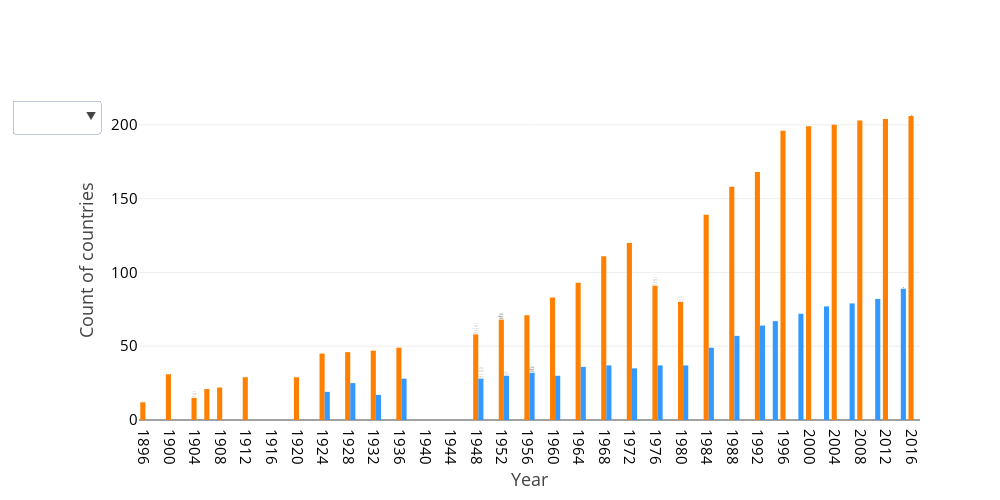

Write notebook code for a chart like this one.
### Code cell
init_notebook_mode(connected=True)

years = df2.Year.values.tolist()
years_txt = [str(y) for y in years]
data1 = go.Bar(x=df3.Year, y=df3.NOC, text=df3.text, hoverinfo='text', marker=dict(color='#ff8000'), name='Summer', 
               showlegend=False)

years2 = df4.Year.values.tolist()
years2_txt = [str(y) for y in years2]
data2 = go.Bar(x=df5.Year, y=df5.NOC, text=df5.text, hoverinfo='text', marker=dict(color='#3399ff'), name='Winter', 
               showlegend=False)

data = [data1, data2]

annotations1 = [dict(x=1904, y=15, xref='x', yref='y', text='Russo-Japanese War', ax=1, ay=-200,
                    font=dict(size=15, color='#34495e'), align='center', arrowwidth=2, bordercolor='red', 
                    borderwidth=0, borderpad=0, bgcolor='#fbfcfc', opacity=0.8), 
               dict(x=1914, y=0, xref='x', yref='y', text='World War I', ax=1, ay=-180, 
                    font=dict(size=15, color='#34495e'), align='center', arrowwidth=2, bordercolor='red',
                    borderwidth=0, borderpad=0, bgcolor='#fbfcfc', opacity=0.8), 
               dict(x=1940, y=0, xref='x', yref='y', text='World War II', ax=1, ay=-180, 
                    font=dict(size=15, color='#34495e'), align='center', arrowwidth=2, bordercolor='red',
                    borderwidth=0, borderpad=0, bgcolor='#fbfcfc', opacity=0.8), 
               dict(x=1980, y=80, xref='x', yref='y', text='Soviet invasion of Afghanistan', ax=1, ay=-200,
                    font=dict(size=15, color='#34495e'), align='center', arrowwidth=2, bordercolor='red', 
                    borderwidth=0, borderpad=0, bgcolor='#fbfcfc', opacity=0.8)]
annotations2 = [dict(x=1940, y=0, xref='x', yref='y', text='World War II', ax=1, ay=-180, 
                    font=dict(size=15, color='#34495e'), align='center', arrowwidth=2, bordercolor='blue',
                    borderwidth=0, borderpad=0, bgcolor='#fbfcfc', opacity=0.8), 
               dict(x=1994, y=67, xref='x', yref='y', text='Summer and Winter games seperated', ax=1, ay=-200,
                    font=dict(size=15, color='#34495e'), align='center', arrowwidth=2, bordercolor='blue', 
                    borderwidth=0, borderpad=0, bgcolor='#fbfcfc', opacity=0.8)]
                    
updatemenus = list([dict(active=-1, buttons=list([   
            dict(label='Summer', method='update',
                 args = [{'visible': [True, False]}, {'title': 'Participation in Summer Olympics', 
                                                      'annotations': annotations1, 'titlefont': dict(size=20)}]),
            dict(label='Winter', method='update',
                 args = [{'visible': [False, True]}, {'title': 'Participation in Winter Olympics', 
                                                      'annotations': annotations2, 'titlefont': dict(size=20)}])
            ]))])

layout1 = dict(showlegend=False, updatemenus=updatemenus, height=500, width=1000, 
              xaxis=dict(title='Year', titlefont=dict(size=18), showticklabels=True, tickfont=dict(size=15, color='black'), 
                        dtick=4), 
               yaxis=dict(title='Count of countries', titlefont=dict(size=18), showticklabels=True, 
                               tickfont=dict(size=15, color='black')))

fig1 = go.Figure(data, layout=layout1)
plotly.offline.iplot(fig1, filename='Olympics1')

### Figure 1 — Plotly figure (JSON) as saved in the notebook; plotly's stock layout.template omitted (floating-point values rounded to 4 significant figures)
{"data": [{"hoverinfo": "text", "marker": {"color": "#ff8000"}, "name": "Summer", "showlegend": false, "text": ["1896<br>12 participting teams", "", "1904<br>Absent:<br>Russia<br>Japan", "", "", "", "", "", "", "", "", "1948<br>Debut:<br>Iran<br>Venezuela<br><br>Absent:<br>Germany<br>Japan", "1952<br>Debut:<br>USSR", "", "", "", "", "", "1976<br>Absent:<br>Egypt<br>Nigeria<br>Kenya", "1980<br>Absent:<br>United States<br>Japan<br>Canada", "", "", "", "", "", "", "", "", "2016<br>206 participating teams"], "type": "bar", "uid": "5120655c-abc7-11e8-8d08-d0577b2f97ce", "x": [1896, 1900, 1904, 1906, 1908, 1912, 1920, 1924, 1928, 1932, 1936, 1948, 1952, 1956, 1960, 1964, 1968, 1972, 1976, 1980, 1984, 1988, 1992, 1996, 2000, 2004, 2008, 2012, 2016], "y": [12, 31, 15, 21, 22, 29, 29, 45, 46, 47, 49, 58, 68, 71, 83, 93, 111, 120, 91, 80, 139, 158, 168, 196, 199, 200, 203, 204, 206]}, {"hoverinfo": "text", "marker": {"color": "#3399ff"}, "name": "Winter", "showlegend": false, "text": ["1924<br>19 participting teams", "", "", "", "1948<br>Debut:<br>Denmark<br>Korea<br><br>Absent:<br>Germany<br>Japan", "1952<br>Debut:<br>Portugal<br>New Zealand", "1956<br>Debut:<br>USSR", "", "", "", "", "", "", "", "", "", "", "", "", "", "", "2014<br>89 participating teams"], "type": "bar", "uid": "5120655d-abc7-11e8-8aee-d0577b2f97ce", "x": [1924, 1928, 1932, 1936, 1948, 1952, 1956, 1960, 1964, 1968, 1972, 1976, 1980, 1984, 1988, 1992, 1994, 1998, 2002, 2006, 2010, 2014], "y": [19, 25, 17, 28, 28, 30, 32, 30, 36, 37, 35, 37, 37, 49, 57, 64, 67, 72, 77, 79, 82, 89]}], "layout": {"height": 500, "showlegend": false, "updatemenus": [{"active": -1, "buttons": [{"args": [{"visible": [true, false]}, {"annotations": [{"align": "center", "arrowwidth": 2, "ax": 1, "ay": -200, "bgcolor": "#fbfcfc", "bordercolor": "red", "borderpad": 0, "borderwidth": 0, "font": {"color": "#34495e", "size": 15}, "opacity": 0.8, "text": "Russo-Japanese War", "x": 1904, "xref": "x", "y": 15, "yref": "y"}, {"align": "center", "arrowwidth": 2, "ax": 1, "ay": -180, "bgcolor": "#fbfcfc", "bordercolor": "red", "borderpad": 0, "borderwidth": 0, "font": {"color": "#34495e", "size": 15}, "opacity": 0.8, "text": "World War I", "x": 1914, "xref": "x", "y": 0, "yref": "y"}, {"align": "center", "arrowwidth": 2, "ax": 1, "ay": -180, "bgcolor": "#fbfcfc", "bordercolor": "red", "borderpad": 0, "borderwidth": 0, "font": {"color": "#34495e", "size": 15}, "opacity": 0.8, "text": "World War II", "x": 1940, "xref": "x", "y": 0, "yref": "y"}, {"align": "center", "arrowwidth": 2, "ax": 1, "ay": -200, "bgcolor": "#fbfcfc", "bordercolor": "red", "borderpad": 0, "borderwidth": 0, "font": {"color": "#34495e", "size": 15}, "opacity": 0.8, "text": "Soviet invasion of Afghanistan", "x": 1980, "xref": "x", "y": 80, "yref": "y"}], "title": "Participation in Summer Olympics", "titlefont": {"size": 20}}], "label": "Summer", "method": "update"}, {"args": [{"visible": [false, true]}, {"annotations": [{"align": "center", "arrowwidth": 2, "ax": 1, "ay": -180, "bgcolor": "#fbfcfc", "bordercolor": "blue", "borderpad": 0, "borderwidth": 0, "font": {"color": "#34495e", "size": 15}, "opacity": 0.8, "text": "World War II", "x": 1940, "xref": "x", "y": 0, "yref": "y"}, {"align": "center", "arrowwidth": 2, "ax": 1, "ay": -200, "bgcolor": "#fbfcfc", "bordercolor": "blue", "borderpad": 0, "borderwidth": 0, "font": {"color": "#34495e", "size": 15}, "opacity": 0.8, "text": "Summer and Winter games seperated", "x": 1994, "xref": "x", "y": 67, "yref": "y"}], "title": "Participation in Winter Olympics", "titlefont": {"size": 20}}], "label": "Winter", "method": "update"}]}], "width": 1000, "xaxis": {"dtick": 4, "showticklabels": true, "tickfont": {"color": "black", "size": 15}, "title": "Year", "titlefont": {"size": 18}}, "yaxis": {"showticklabels": true, "tickfont": {"color": "black", "size": 15}, "title": "Count of countries", "titlefont": {"size": 18}}}}
